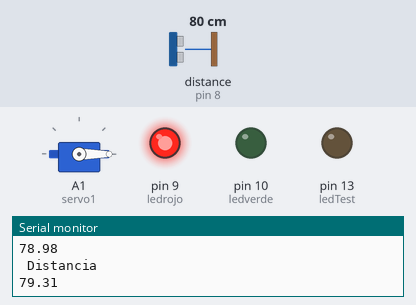
Simulated run of this sketch. Board: Arduino Uno, built with avr-gcc and run on an emulated ATmega328P. Shown: servo, output pins drawn as LEDs (lit = HIGH), the last lines printed to the serial monitor. Wiring (inferred from the names in the program): ultrasonic range finder: trigger pin 7; echo pin 8. The test bench sets the inputs (shaded band); at power-on: distance to the obstacle (sensor on pin 8) 80 cm. The echo pulse lasts 58.3 µs per cm; pins used as bus, display or sensor lines are not drawn.

Above: at 4.2 s.
4.3 s: distance to the obstacle (sensor on pin 8) set to 9 cm
6.2 s: distance to the obstacle (sensor on pin 8) set to 6 cm
At 8.2 s:
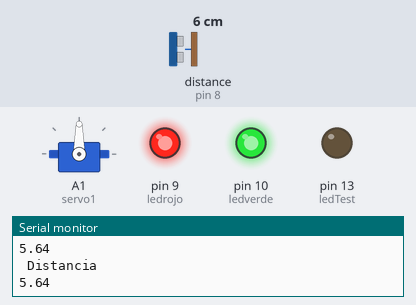
8.5 s: distance to the obstacle (sensor on pin 8) set to 18 cm
At 9.9 s:
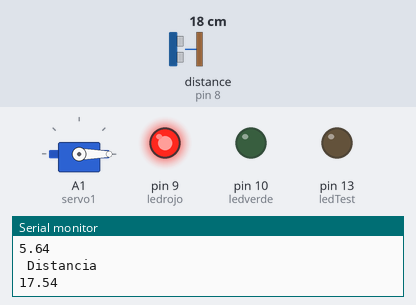
10.5 s: distance to the obstacle (sensor on pin 8) set to 2 cm
At 11.6 s:
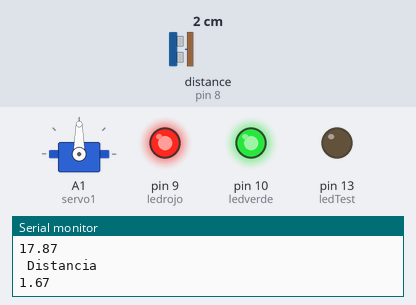
Timing chart, 0 to 13.5 s (numbered marks = the images above; inputs shaded):
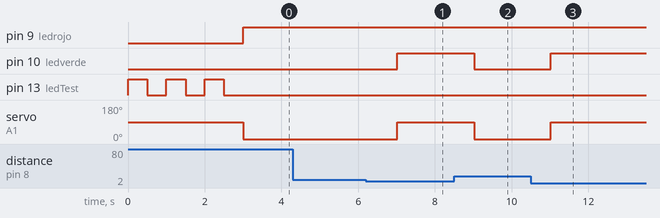

The sketch:

Proyecto_habitacion_casa.ino
```cpp
#include <Servo.h>

// variables

//variables de luces
int ledrojo = 9;
int ledverde = 10;

//servo movimiento cerradura
Servo servo1;

//ultrasonido
int disparo = 7;
const int echo = 8;
int ledTest = 13;

//Inicio variables temporales

long tiempoPulso;
float distancia;

int rojo = 0;
int verde = 0;

void setup() {

  Serial.begin(9600);

 // ENTRADAS / SALIDAS
//iniciacion servo movimiento
  servo1.attach (A1);

   //salidas de los led
   pinMode (ledrojo,OUTPUT);
   pinMode (ledverde, OUTPUT);


// iniciacion ultrasonido
  pinMode(ledTest, OUTPUT);
  pinMode(disparo, OUTPUT);
  pinMode(echo, INPUT);

  digitalWrite(disparo, LOW);

//encendido de led
  pinMode (ledrojo  ,0);
  pinMode (ledverde ,0);

  //Saludo Inicial
  digitalWrite(ledTest, HIGH);
  delay(500);
  digitalWrite(ledTest, LOW);
  delay(500);
  digitalWrite(ledTest, HIGH);
  delay(500);
  digitalWrite(ledTest, LOW);
  delay(500);
  digitalWrite(ledTest, HIGH);
  delay(500);
  digitalWrite(ledTest, LOW);
  delay(500);
}


void loop() {

  //  Disparo de la senial.

  digitalWrite(disparo, HIGH);    // envio del pulso
  delayMicroseconds(10);         //pausa para el control
  digitalWrite(disparo, LOW);

  tiempoPulso = pulseIn(echo, HIGH);
  distancia = 0.0340 / 2 * tiempoPulso;

  if(distancia<=7){
    servo1.write(90);
  }else servo1.write(0); ;

 if(distancia<=7){
  analogWrite  (ledverde ,255);
 }else analogWrite  (ledverde ,0);analogWrite (ledrojo, 255);


  Serial.println(" Distancia");
  Serial.println(distancia);

    delay(1000);
}
```

Measured:
- the behaviour switches between 8 and 7 cm on distance to the obstacle (sensor on pin 8) (found by bisection; images 0 and 1)
- after the input at 6.2 s, pin 10 (ledverde): LOW → HIGH after 0.82 s; servo on A1 (servo1): 0° → 90° after 0.82 s
- after the input at 8.5 s, pin 10 (ledverde): HIGH → LOW after 0.52 s; servo on A1 (servo1): 90° → 0° after 0.52 s
- after the input at 10.5 s, pin 10 (ledverde): LOW → HIGH after 0.52 s; servo on A1 (servo1): 0° → 90° after 0.52 s
